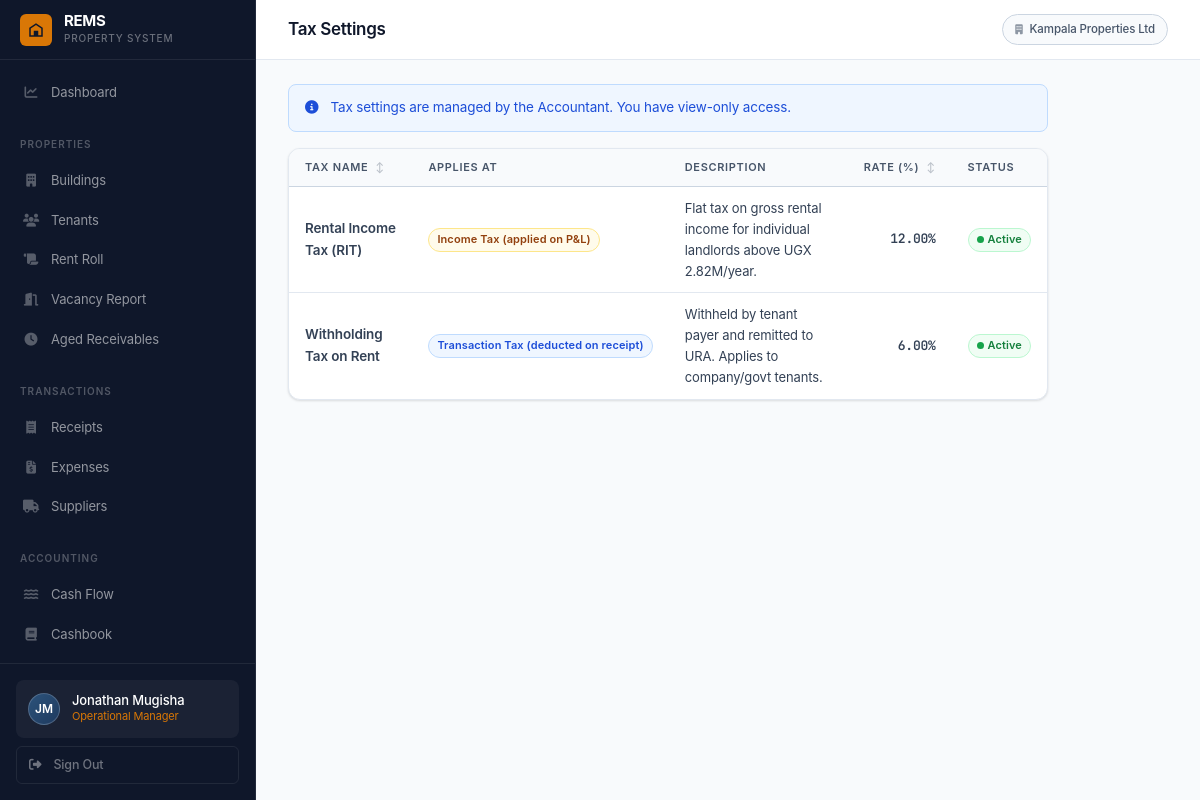
The app's page /taxes/ (signed in) with its own data.
### accounts/models.py (models this page shows, shortened)
class User(AbstractUser):
    ROLE_SUPER_ADMIN        = 'super_admin'
    ROLE_OP_MANAGER         = 'op_manager'
    ROLE_PROPERTY_MANAGER   = 'property_manager'
    ROLE_CASHIER_RECEIPTS   = 'cashier_receipts'
    ROLE_CASHIER_EXPENSES   = 'cashier_expenses'
    ROLE_ACCOUNTANT         = 'accountant'
    ROLE_CHOICES = [
        (ROLE_SUPER_ADMIN,      'Super Admin'),
        (ROLE_OP_MANAGER,       'Operational Manager'),
        (ROLE_PROPERTY_MANAGER, 'Property Manager'),
        (ROLE_CASHIER_RECEIPTS, 'Cashier – Receipts'),
        (ROLE_CASHIER_EXPENSES, 'Cashier – Expenses'),
        (ROLE_ACCOUNTANT,       'Accountant'),
    ]
    organisation = models.ForeignKey(
        Organisation, null=True, blank=True,
        on_delete=models.SET_NULL, related_name='users'
    )
    role = models.CharField(max_length=30, choices=ROLE_CHOICES, default=ROLE_CASHIER_RECEIPTS)
    phone = models.CharField(max_length=30, blank=True)
    is_active = models.BooleanField(default=True)
    buildings = models.ManyToManyField('buildings.Building', blank=True, related_name='assigned_users')
    def has_role(self, role_key):
        if self.role == role_key:
            return True
        return self.user_roles.filter(role=role_key).exists()
    @property
    def is_super_admin(self):
        return self.has_role(self.ROLE_SUPER_ADMIN)
    @property
    def is_op_manager(self):
        return self.has_role(self.ROLE_OP_MANAGER)
    @property
    def is_accountant(self):
        return self.has_role(self.ROLE_ACCOUNTANT)
    def can_access_finance(self):
        return self.is_op_manager or self.is_accountant
    def can_receipt(self):
        return self.is_op_manager or self.is_cashier_receipts
    def can_expense(self):
        return self.is_op_manager or self.is_cashier_expenses
    def can_manage_tenants(self):
        return self.is_op_manager or self.is_property_manager
    def can_configure_taxes(self):
        return self.is_accountant

class Organisation(models.Model):
    name = models.CharField(max_length=200)
    contact_email = models.EmailField()
    phone = models.CharField(max_length=30, blank=True)
    address = models.TextField(blank=True)
    subscription_status = models.CharField(
        max_length=20,
        choices=[('active', 'Active'), ('suspended', 'Suspended'), ('trial', 'Trial')],
        default='trial'
    )
    created_at = models.DateTimeField(auto_now_add=True)
    class Meta:
        ordering = ['name']

### taxes/models.py (models this page shows, shortened)
class TaxSetting(models.Model):
    TYPE_RECEIPT = 'receipt'
    TYPE_INCOME  = 'income'
    TAX_TYPE_CHOICES = [
        (TYPE_RECEIPT, 'Transaction Tax (deducted on receipt)'),
        (TYPE_INCOME,  'Income Tax (applied on P&L)'),
    ]
    organisation = models.ForeignKey(Organisation, on_delete=models.CASCADE, related_name='tax_settings')
    name = models.CharField(max_length=100)
    description = models.TextField(blank=True)
    percentage = models.DecimalField(max_digits=5, decimal_places=2)
    tax_type = models.CharField(max_length=10, choices=TAX_TYPE_CHOICES, default=TYPE_RECEIPT)
    is_active = models.BooleanField(default=True)
    created_by = models.ForeignKey(
        'accounts.User', null=True, on_delete=models.SET_NULL, related_name='+'
    )
    created_at = models.DateTimeField(auto_now_add=True)
    updated_at = models.DateTimeField(auto_now=True)
    class Meta:
        ordering = ['name']

### taxes/views.py (the view)
# urls.py: path('',              views.tax_list,   name='list'),
@login_required
def tax_list(request):
    if not request.user.can_configure_taxes() and not request.user.is_op_manager:
        return HttpResponseForbidden()
    taxes = TaxSetting.objects.filter(organisation=request.user.organisation)
    return render(request, 'taxes/tax_list.html', {'taxes': taxes})

### templates/taxes/tax_list.html (shortened to what this page needs)
{% extends 'base.html' %}
{% block page_title %}Tax Settings{% endblock %}
{% block content %}
<div style="max-width:760px;">
  {% if not user.can_configure_taxes %}
  <div class="alert alert-info">
    <i class="fas fa-info-circle alert-icon"></i>
    <span>Tax settings are managed by the Accountant. You have view-only access.</span>
  </div>
  {% endif %}
  <div class="card">
    <div class="table-container">
      <table class="rems-table" data-sortable>
        <thead>
          <tr>
            <th data-sort>Tax Name</th>
            <th>Applies At</th>
            <th>Description</th>
            <th data-sort style="text-align:right;">Rate (%)</th>
            <th>Status</th>
          </tr>
        </thead>
        <tbody>
          {% for t in taxes %}
          <tr>
            <td class="fw-600">{{ t.name }}</td>
            <td>
              <span class="badge {% if t.tax_type == 'receipt' %}badge-blue{% else %}badge-amber{% endif %}">
                {{ t.get_tax_type_display }}
              </span>
            </td>
            <td class="text-muted" style="font-size:13px;">{{ t.description|default:"—" }}</td>
            <td class="money text-right fw-600">{{ t.percentage }}%</td>
            <td>
              <span class="badge {% if t.is_active %}badge-green{% else %}badge-slate{% endif %}">
                <span class="status-dot {% if t.is_active %}dot-green{% else %}dot-slate{% endif %}"></span>
                {% if t.is_active %}Active{% else %}Inactive{% endif %}
              </span>
            </td>
          </tr>
          {% endfor %}
        </tbody>
      </table>
    </div>
  </div>
</div>
{% endblock %}

### templates/base.html (shortened to what this page needs)
{% load humanize %}
<!DOCTYPE html>
<html lang="en">
<head>
<link rel="stylesheet" href="https://cdnjs.cloudflare.com/ajax/libs/font-awesome/6.5.0/css/all.min.css">
<link rel="stylesheet" href="/static/css/rems.css">
</head>
<body>
<aside class="sidebar">
  <a href="{% url 'dashboard:home' %}" class="sidebar-brand">
    <div class="sidebar-brand-mark">
      <svg viewBox="0 0 24 24" xmlns="http://www.w3.org/2000/svg">
        <path d="M3 21V9l9-6 9 6v12H3zm2-2h4v-4h6v4h4V10.1L12 5.2 5 10.1V19zm4-4h6v-2H9v2z"/>
      </svg>
    </div>
    <div>
      <div class="sidebar-brand-name">REMS</div>
      <div class="sidebar-brand-sub">Property System</div>
    </div>
  </a>
  <nav class="sidebar-nav">
    {% if user.is_op_manager or user.is_super_admin %}
    <a href="{% url 'dashboard:home' %}"
       class="nav-item {% if request.resolver_match.app_name == 'dashboard' %}active{% endif %}">
      <span class="nav-icon"><i class="fas fa-chart-line"></i></span> Dashboard
    </a>
    {% endif %}
    {% if user.can_manage_tenants or user.is_op_manager %}
    <div class="nav-section">Properties</div>
    {% if user.is_op_manager or user.is_super_admin %}
    <a href="{% url 'buildings:list' %}"
       class="nav-item {% if request.resolver_match.app_name == 'buildings' %}active{% endif %}">
      <span class="nav-icon"><i class="fas fa-building"></i></span> Buildings
    </a>
    {% endif %}
    <a href="{% url 'tenants:list' %}"
       class="nav-item {% if request.resolver_match.app_name == 'tenants' and 'vacancy' not in request.path and 'aged' not in request.path and 'rent-roll' not in request.path %}active{% endif %}">
      <span class="nav-icon"><i class="fas fa-users"></i></span> Tenants
    </a>
    <a href="{% url 'tenants:rent_roll' %}"
       class="nav-item {% if 'rent-roll' in request.path %}active{% endif %}">
      <span class="nav-icon"><i class="fas fa-scroll"></i></span> Rent Roll
    </a>
    <a href="{% url 'tenants:vacancy' %}"
       class="nav-item {% if 'vacancy' in request.path %}active{% endif %}">
      <span class="nav-icon"><i class="fas fa-door-open"></i></span> Vacancy Report
    </a>
    <a href="{% url 'tenants:aged_receivables' %}"
       class="nav-item {% if 'aged-receivables' in request.path %}active{% endif %}">
      <span class="nav-icon"><i class="fas fa-clock"></i></span> Aged Receivables
    </a>
    {% endif %}
    {% if user.can_receipt or user.can_expense %}
    <div class="nav-section">Transactions</div>
    {% if user.can_receipt %}
    <a href="{% url 'receipts:list' %}"
       class="nav-item {% if request.resolver_match.app_name == 'receipts' %}active{% endif %}">
      <span class="nav-icon"><i class="fas fa-receipt"></i></span> Receipts
    </a>
    {% endif %}
    {% if user.can_expense %}
    <a href="{% url 'expenses:list' %}"
       class="nav-item {% if request.resolver_match.app_name == 'expenses' and 'supplier' not in request.path %}active{% endif %}">
      <span class="nav-icon"><i class="fas fa-file-invoice-dollar"></i></span> Expenses
    </a>
    <a href="{% url 'expenses:supplier_list' %}"
       class="nav-item {% if 'supplier' in request.path %}active{% endif %}">
      <span class="nav-icon"><i class="fas fa-truck"></i></span> Suppliers
    </a>
    {% endif %}
    {% endif %}
    {% if user.can_access_finance or user.can_manage_tenants %}
    <div class="nav-section">Accounting</div>
    {% if user.can_manage_tenants %}
    <a href="{% url 'finance:cash_flow' %}"
       class="nav-item {% if 'cash-flow' in request.path %}active{% endif %}">
      <span class="nav-icon"><i class="fas fa-water"></i></span> Cash Flow
    </a>
    {% endif %}
    {% if user.can_access_finance %}
    <a href="{% url 'finance:cashbook' %}"
       class="nav-item {% if 'cashbook' in request.path %}active{% endif %}">
      <span class="nav-icon"><i class="fas fa-book"></i></span> Cashbook
    </a>
    <a href="{% url 'finance:debtor_ledger' %}"
       class="nav-item {% if 'debtor-ledger' in request.path %}active{% endif %}">
    </a>
    {% endif %}
    {% endif %}
  </nav>
  <div class="sidebar-footer">
    <div class="user-chip">
      <div class="user-avatar">{{ user.first_name.0|upper }}{{ user.last_name.0|upper }}</div>
      <div style="min-width:0;">
        <div class="user-name">{{ user.get_full_name|default:user.username }}</div>
        <div class="user-role">
          {{ user.get_role_display }}{% for r in user.user_roles.all %} &middot; {{ r.get_role_display }}{% endfor %}
        </div>
      </div>
    </div>
    <a href="{% url 'accounts:logout' %}" class="sidebar-signout">
      <i class="fas fa-sign-out-alt"></i> Sign Out
    </a>
  </div>
</aside>
<div class="main-wrapper">
  <header class="topbar">
    <div class="topbar-left">
      <h1 class="page-title">{% block page_title %}{% endblock %}</h1>
    </div>
    <div class="topbar-actions">
      {% if user.organisation %}
      <span class="org-label">
        <i class="fas fa-building" style="font-size:10px;margin-right:4px;opacity:.6;"></i>
        {{ user.organisation.name }}
      </span>
      {% endif %}
    </div>
  </header>
  <main class="content">
    {% block content %}{% endblock %}
  </main>
</div>
</body>
</html>

### records on screen
User: first_name.0 "J", last_name.0 "M", get_full_name "Jonathan Mugisha", role "Operational Manager", organisation.name "Kampala Properties Ltd"
TaxSetting: name "Rental Income Tax (RIT)", tax_type "Income Tax (applied on P&L)", description "Flat tax on gross rental income for individual landlords above UGX 2.82M/year.", percentage "12.00", is_active True (drawn)
TaxSetting: name "Withholding Tax on Rent", tax_type "Transaction Tax (deducted on receipt)", description "Withheld by tenant payer and remitted to URA. Applies to company/govt tenants.", percentage "6.00", is_active True (drawn)
